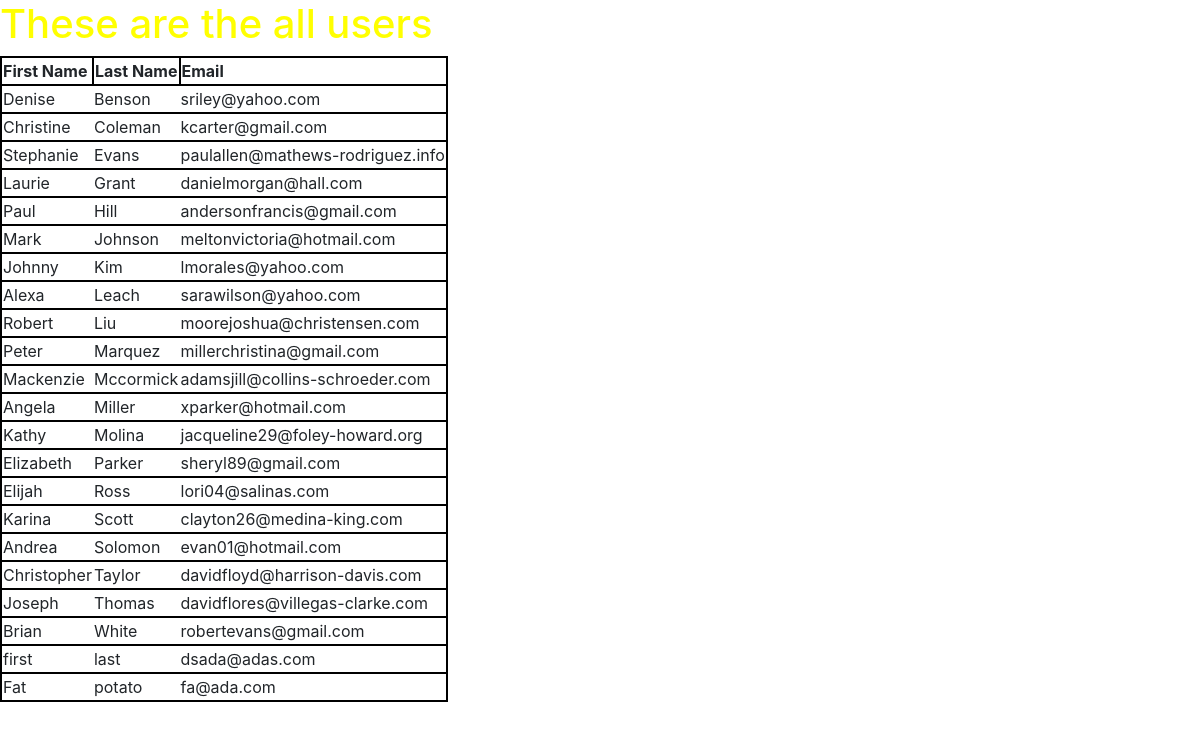
/users/, run on the app's committed database.
### AppTwo/models.py (models this page shows, shortened)
class User(models.Model):
    first_name = models.CharField(max_length=264)
    last_name = models.CharField(max_length=264)
    email = models.EmailField(max_length=264, unique=True)

### AppTwo/views.py (the view)
# urls.py: path('users/', views.users, name='all_users'),
def users(request):
    user_list = User.objects.order_by('last_name')
    user_dict = {'users': user_list}
    return render(request, 'AppTwo/users.html', context=user_dict)

### templates/AppTwo/users.html (shortened to what this page needs)
<!DOCTYPE html>
{% load staticfiles %}
<html lang="en" dir="ltr">
  <head>
    <link rel="stylesheet" href="{% static "css/apptwostyle.css" %}">
    <link rel="stylesheet" href="https://stackpath.bootstrapcdn.com/bootstrap/4.4.1/css/bootstrap.min.css">
  </head>
  <body>
    <h1>These are the all users</h1>
    {% if users %}
    <table>
      <thead>
        <th>First Name</th>
        <th>Last Name</th>
        <th>Email</th>
      </thead>
      {% for user in users %}
      <tr>
        <td>{{user.first_name}}</td>
        <td>{{user.last_name}}</td>
        <td>{{user.email}}</td>
      </tr>
      {% endfor %}
    </table>
    {% else %}
    <p>NO USER FOUND</p>
    {% endif %}
  </body>
</html>

### static/css/apptwostyle.css (style rules this page uses)
h1 { color: yellow; }
table, tr, th { border: 2px solid black; }

### data on the page
User: first_name "Denise", last_name "Benson", email "sriley@yahoo.com"
User: first_name "Christine", last_name "Coleman", email "kcarter@gmail.com"
User: first_name "Stephanie", last_name "Evans", email "paulallen@mathews-rodriguez.info"
User: first_name "Laurie", last_name "Grant", email "danielmorgan@hall.com"
User: first_name "Paul", last_name "Hill", email "andersonfrancis@gmail.com"
User: first_name "Mark", last_name "Johnson", email "meltonvictoria@hotmail.com"
User: first_name "Johnny", last_name "Kim", email "lmorales@yahoo.com"
User: first_name "Alexa", last_name "Leach", email "sarawilson@yahoo.com"
User: first_name "Robert", last_name "Liu", email "moorejoshua@christensen.com"
User: first_name "Peter", last_name "Marquez", email "millerchristina@gmail.com"
User: first_name "Mackenzie", last_name "Mccormick", email "adamsjill@collins-schroeder.com"
User: first_name "Angela", last_name "Miller", email "xparker@hotmail.com"
User: first_name "Kathy", last_name "Molina", email "jacqueline29@foley-howard.org"
User: first_name "Elizabeth", last_name "Parker", email "sheryl89@gmail.com"
User: first_name "Elijah", last_name "Ross", email "lori04@salinas.com"
User: first_name "Karina", last_name "Scott", email "clayton26@medina-king.com"
User: first_name "Andrea", last_name "Solomon", email "evan01@hotmail.com"
User: first_name "Christopher", last_name "Taylor", email "davidfloyd@harrison-davis.com"
User: first_name "Joseph", last_name "Thomas", email "davidflores@villegas-clarke.com"
User: first_name "Brian", last_name "White", email "robertevans@gmail.com"
User: first_name "first", last_name "last", email "dsada@adas.com"
User: first_name "Fat", last_name "potato", email "fa@ada.com"
